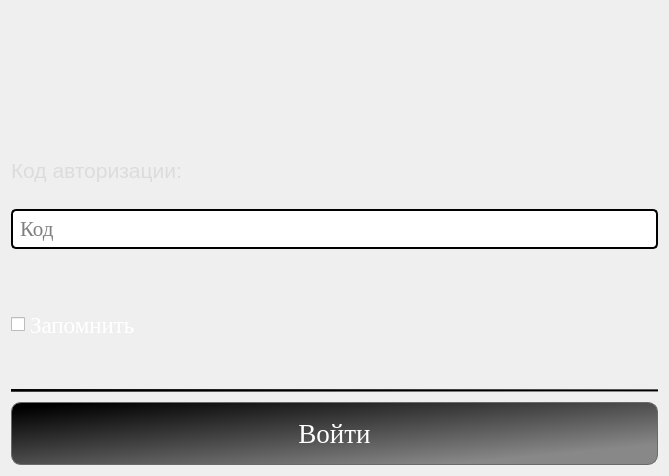
<?xml version="1.0" encoding="UTF-8"?>
<ui version="4.0">
 <class>Form</class>
 <widget class="QWidget" name="Form">
  <property name="geometry">
   <rect>
    <x>0</x>
    <y>0</y>
    <width>669</width>
    <height>476</height>
   </rect>
  </property>
  <property name="windowTitle">
   <string>Form</string>
  </property>
  <layout class="QGridLayout" name="gridLayout">
   <item row="0" column="0">
    <layout class="QVBoxLayout" name="verticalLayout_2">
     <property name="spacing">
      <number>10</number>
     </property>
     <item>
      <layout class="QVBoxLayout" name="verticalLayout">
       <property name="spacing">
        <number>21</number>
       </property>
       <property name="bottomMargin">
        <number>0</number>
       </property>
       <item>
        <widget class="QLabel" name="L_Error">
         <property name="font">
          <font>
           <pointsize>12</pointsize>
          </font>
         </property>
         <property name="styleSheet">
          <string notr="true">QLabel{
	color:rgb(210, 0, 0);
}</string>
         </property>
         <property name="text">
          <string/>
         </property>
         <property name="alignment">
          <set>Qt::AlignCenter</set>
         </property>
         <property name="wordWrap">
          <bool>true</bool>
         </property>
        </widget>
       </item>
       <item>
        <layout class="QVBoxLayout" name="verticalLayout_3">
         <property name="spacing">
          <number>10</number>
         </property>
         <item>
          <widget class="QLabel" name="L_Text">
           <property name="font">
            <font>
             <pointsize>16</pointsize>
            </font>
           </property>
           <property name="styleSheet">
            <string notr="true">QLabel{
	color:rgb(220, 220, 220);
}</string>
           </property>
           <property name="text">
            <string>Код авторизации:</string>
           </property>
          </widget>
         </item>
         <item>
          <widget class="QLineEdit" name="LE_Code">
           <property name="font">
            <font>
             <family>Georgia</family>
             <pointsize>16</pointsize>
            </font>
           </property>
           <property name="styleSheet">
            <string notr="true">QLineEdit{
	border: 2px solid black;
	border-radius: 5px;
	padding: 5 5 5 5;
}

QLineEdit:focus{
	border-color: rgb(82, 158, 244);
}</string>
           </property>
           <property name="echoMode">
            <enum>QLineEdit::Password</enum>
           </property>
           <property name="placeholderText">
            <string>Код</string>
           </property>
          </widget>
         </item>
        </layout>
       </item>
       <item>
        <layout class="QHBoxLayout" name="horizontalLayout">
         <property name="spacing">
          <number>0</number>
         </property>
         <item>
          <widget class="QCheckBox" name="CB_Remember">
           <property name="sizePolicy">
            <sizepolicy hsizetype="Minimum" vsizetype="Minimum">
             <horstretch>0</horstretch>
             <verstretch>0</verstretch>
            </sizepolicy>
           </property>
           <property name="font">
            <font>
             <family>Georgia</family>
             <pointsize>17</pointsize>
            </font>
           </property>
           <property name="cursor">
            <cursorShape>PointingHandCursor</cursorShape>
           </property>
           <property name="styleSheet">
            <string notr="true">QCheckBox{
	color: rgb(255, 255, 255);
}

QCheckBox::indicator:unchecked {
    image: url(:/images/checkbox_unchecked.png);
}

QCheckBox::indicator:checked {
    image: url(:/images/checkbox_checked.png);
}
</string>
           </property>
           <property name="text">
            <string>Запомнить</string>
           </property>
          </widget>
         </item>
         <item>
          <widget class="QLabel" name="label_2">
           <property name="text">
            <string/>
           </property>
          </widget>
         </item>
         <item>
          <spacer name="horizontalSpacer">
           <property name="orientation">
            <enum>Qt::Horizontal</enum>
           </property>
           <property name="sizeHint" stdset="0">
            <size>
             <width>40</width>
             <height>20</height>
            </size>
           </property>
          </spacer>
         </item>
        </layout>
       </item>
      </layout>
     </item>
     <item>
      <widget class="Line" name="line">
       <property name="cursor">
        <cursorShape>ArrowCursor</cursorShape>
       </property>
       <property name="styleSheet">
        <string notr="true">background-color: qlineargradient(spread:pad, x1:0, y1:0, x2:1, y2:1, stop:0.0505618 rgba(0, 0, 0, 255), stop:0.837079 rgba(136, 136, 136, 255));</string>
       </property>
       <property name="frameShadow">
        <enum>QFrame::Plain</enum>
       </property>
       <property name="midLineWidth">
        <number>6</number>
       </property>
       <property name="orientation">
        <enum>Qt::Horizontal</enum>
       </property>
      </widget>
     </item>
     <item>
      <widget class="QPushButton" name="PB_Enter">
       <property name="font">
        <font>
         <family>Georgia</family>
         <pointsize>20</pointsize>
        </font>
       </property>
       <property name="cursor">
        <cursorShape>PointingHandCursor</cursorShape>
       </property>
       <property name="styleSheet">
        <string notr="true">QPushButton{
	border: 1px solid rgb(106, 106, 106);
	border-radius: 10px;
	padding: 15 5 15 5;
	color: rgb(255, 255, 255);
	background-color: qlineargradient(spread:pad, x1:0, y1:0, x2:1, y2:1, stop:0.0505618 rgba(0, 0, 0, 255), stop:0.837079 rgba(136, 136, 136, 255));
}

QPushButton:hover{
	border-color: rgb(255, 255, 255);
	background-color: qlineargradient(spread:pad, x1:0, y1:0, x2:1, y2:1, stop:0.0505618 rgba(50, 50, 50, 255), stop:0.837079 rgba(180, 180, 180, 255));
}</string>
       </property>
       <property name="text">
        <string>Войти</string>
       </property>
      </widget>
     </item>
    </layout>
   </item>
  </layout>
 </widget>
 <resources/>
 <connections/>
</ui>
